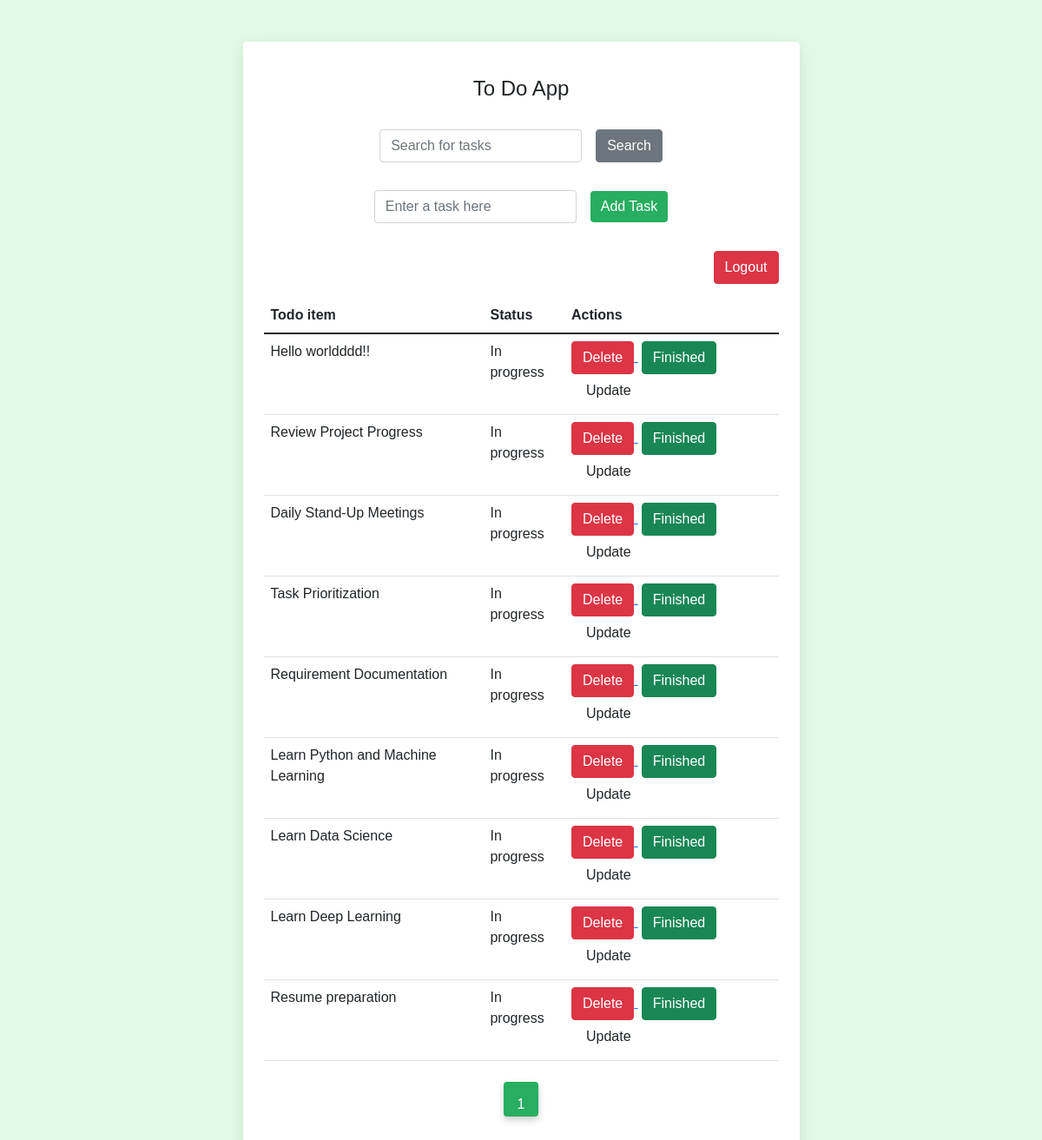
Page / (signed in) on the earlier database version.
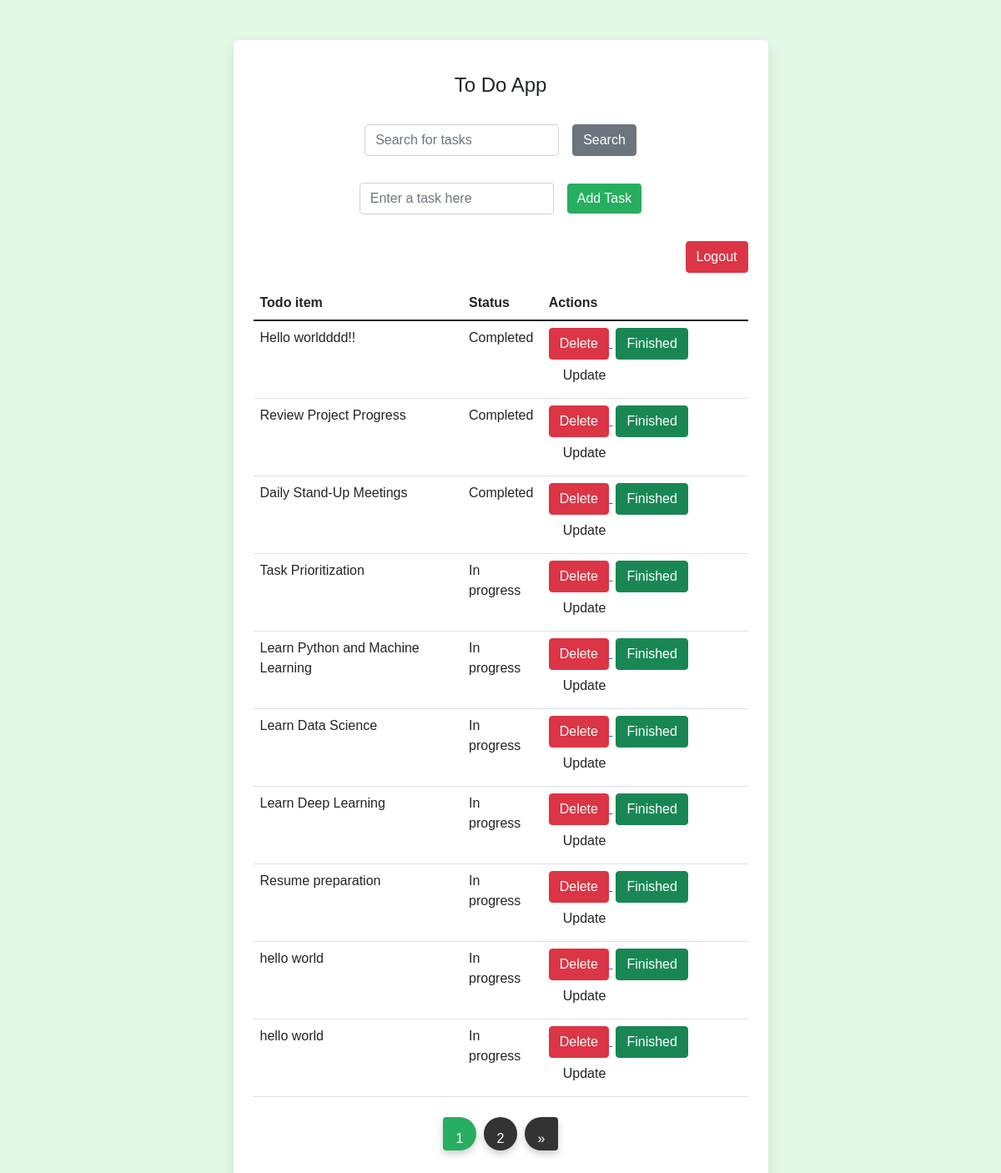
Same page on the later database version.
### todoapp/models.py (models this page shows, shortened)
class Task(models.Model):
    user = models.ForeignKey(User, on_delete=models.CASCADE)
    task = models.CharField(max_length=100)
    status = models.BooleanField(default=False)
    is_deleted = models.BooleanField(default=False)

### todoapp/views.py (the view)
# urls.py: 2. Add a URL to urlpatterns:  path('', views.home, name='home')
@login_required
def home(request):
    if request.method == 'POST':
        task = request.POST['task']
        new_task = Task(user=request.user, task=task, is_deleted=False)
        new_task.save()
    query = request.GET.get('q')
    if query:
        all_tasks = Task.objects.filter(user=request.user, task__icontains=query,is_deleted=False)
    else:
        all_tasks = Task.objects.filter(user=request.user, is_deleted=False)
    paginator = Paginator(all_tasks, 10)  # Show 10 tasks per page
    page = request.GET.get('page')
    try:
        tasks = paginator.page(page)
        print(tasks)
    except PageNotAnInteger:
        tasks = paginator.page(1)  # If page is not an integer, deliver first page.
        print(tasks)
    except EmptyPage:
        tasks = paginator.page(paginator.num_pages)  # If page is out of range, deliver last page.
        print(tasks)
    context = {
        'tasks': tasks
    }
    return render(request, 'index1.html', context)

### todoapp/templates/index1.html (shortened to what this page needs)
<!DOCTYPE html>
<html lang="en" dir="ltr">
<head>
    <link rel="stylesheet" href="https://cdn.jsdelivr.net/npm/bootstrap@5.1.3/dist/css/bootstrap.min.css">
</head>
<body>
<section class="vh-100">
  <div class="container py-5 h-100">
    <div class="row d-flex justify-content-center align-items-center h-100">
      <div class="col col-lg-9 col-xl-7">
        <div class="card rounded-3">
          <div class="card-body p-4">
            <h4 class="text-center my-3 pb-3">To Do App</h4>
            <form method="GET" class="row row-cols-lg-auto g-3 justify-content-center align-items-center mb-4 pb-2">
              <div class="col-12">
                <div class="form-outline">
                  <input type="text" id="search" class="form-control" name="q" placeholder="Search for tasks" value="{{ request.GET.search }}">
                </div>
              </div>
              <div class="col-12">
                <button type="submit" class="btn btn-secondary">Search</button>
              </div>
            </form>
            <form method="POST" class="row row-cols-lg-auto g-3 justify-content-center align-items-center mb-4 pb-2">
              <div class="col-12">
                <div class="form-outline">
                  <input type="text" id="form1" class="form-control" name="task" placeholder="Enter a task here" required/>
                </div>
              </div>
              <div class="col-12">
                <button type="submit" class="btn btn-primary">Add Task</button>
              </div>
            </form>
            <div class="text-end mb-3">
              <a href="{% url 'signout' %}">
                <button type="button" class="btn btn-danger">Logout</button>
              </a>
            </div>
            <table class="table mb-4">
              <thead>
                <tr>
                  <th scope="col">Todo item</th>
                  <th scope="col">Status</th>
                  <th scope="col">Actions</th>
                </tr>
              </thead>
              <tbody>
                {% for task in tasks %}
                <tr>
                  <td>{{ task.task }}</td>
                  {% if task.status %}
                    <td>Completed</td>
                  {% else %}
                    <td>In progress</td>
                  {% endif %}
                  <td>
                    <a href="{% url 'delete-task' task.id %}">
                      <button type="button" class="btn btn-danger">Delete</button>
                    </a>
                    <a href="{% url 'finish-task' task.id %}">
                      <button type="button" class="btn btn-success ms-1">Finished</button>
                    </a>
                    <a href="{% url 'update-task' task.id %}">
                      <button type="button" class="btn btn-black ms-1">Update</button>
                    </a>
                  </td>
                </tr>
                {% endfor %}
              </tbody>
            </table>
            <nav aria-label="Page navigation">
              <ul class="pagination justify-content-center">
                {% for page_num in tasks.paginator.page_range %}
                  {% if tasks.number == page_num %}
                    <li class="page-item active" aria-current="page">
                      <a class="page-link" href="#">{{ page_num }}</a>
                    </li>
                  {% else %}
                    <li class="page-item">
                      <a class="page-link" href="?page={{ page_num }}">{{ page_num }}</a>
                    </li>
                  {% endif %}
                {% endfor %}
                {% if tasks.has_next %}
                  <li class="page-item">
                    <a class="page-link" href="?page={{ tasks.next_page_number }}" aria-label="Next">
                      <span aria-hidden="true">&raquo;</span>
                    </a>
                  </li>
                {% endif %}
              </ul>
            </nav>
          </div>
        </div>
      </div>
    </div>
  </div>
</section>
</body>
</html>

### todoapp/templates/index1.html (style rules this page uses)
body { background-color: #e3f9e5; font-family: 'Poppins', sans-serif; }
.card { border-radius: 12px; box-shadow: 0 5px 15px rgba(0, 0, 0, 0.1); border: none; }
.btn-primary { background-color: #27ae60; border: none; }
.pagination { display: flex; justify-content: center; margin-top: 20px; }
.pagination .page-item { margin: 0 5px; }
.pagination .page-link { width: 40px; height: 40px; line-height: 40px; text-align: center; border-radius: 50%; background-color: #333; color: white; border: none; box-shadow: 0 4px 8px rgba(0, 0, 0, 0.2); transition: background-color 0.3s ease; }
.pagination .page-item.active .page-link { background-color: #27ae60; border-color: #27ae60; }

Differences in the rows shown:
removed Task: task "Requirement Documentation", status "In progress"
changed Task "Hello worldddd!!": status "In progress" → "Completed"
changed Task "Review Project Progress": status "In progress" → "Completed"
changed Task "Daily Stand-Up Meetings": status "In progress" → "Completed"
added Task: task "hello world", status "In progress"
added Task: task "hello world", status "In progress"
Other differences:
new list line: "2"
